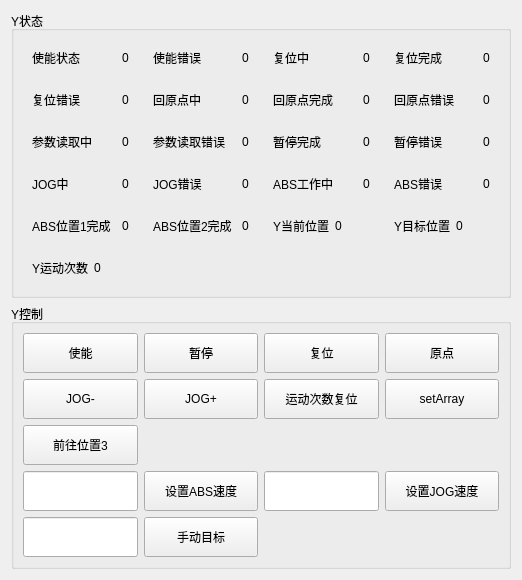
     <widget class="QWidget" name="YInfo">
      <layout class="QVBoxLayout" name="verticalLayout_6">
       <item>
        <widget class="QGroupBox" name="groupBox_6">
         <property name="sizePolicy">
          <sizepolicy hsizetype="Preferred" vsizetype="Fixed">
           <horstretch>0</horstretch>
           <verstretch>0</verstretch>
          </sizepolicy>
         </property>
         <property name="title">
          <string>Y状态</string>
         </property>
         <layout class="QGridLayout" name="gridLayout_2">
          <item row="0" column="0">
           <widget class="QWidget" name="widget_46" native="true">
            <layout class="QHBoxLayout" name="horizontalLayout_46">
             <item>
              <widget class="QLabel" name="label_2">
               <property name="text">
                <string>使能状态</string>
               </property>
              </widget>
             </item>
             <item>
              <widget class="QLabel" name="Y_PowerOn_Status">
               <property name="sizePolicy">
                <sizepolicy hsizetype="Fixed" vsizetype="Preferred">
                 <horstretch>0</horstretch>
                 <verstretch>0</verstretch>
                </sizepolicy>
               </property>
               <property name="text">
                <string>0</string>
               </property>
              </widget>
             </item>
            </layout>
           </widget>
          </item>
          <item row="0" column="1">
           <widget class="QWidget" name="widget_47" native="true">
            <layout class="QHBoxLayout" name="horizontalLayout_47">
             <item>
              <widget class="QLabel" name="label_10">
               <property name="text">
                <string>使能错误</string>
               </property>
              </widget>
             </item>
             <item>
              <widget class="QLabel" name="Y_PowerOn_Error">
               <property name="sizePolicy">
                <sizepolicy hsizetype="Fixed" vsizetype="Preferred">
                 <horstretch>0</horstretch>
                 <verstretch>0</verstretch>
                </sizepolicy>
               </property>
               <property name="text">
                <string>0</string>
               </property>
              </widget>
             </item>
            </layout>
           </widget>
          </item>
          <item row="1" column="0">
           <widget class="QWidget" name="widget_49" native="true">
            <layout class="QHBoxLayout" name="horizontalLayout_49">
             <item>
              <widget class="QLabel" name="label_35">
               <property name="text">
                <string>复位错误</string>
               </property>
              </widget>
             </item>
             <item>
              <widget class="QLabel" name="Y_Reset_Error">
               <property name="sizePolicy">
                <sizepolicy hsizetype="Fixed" vsizetype="Preferred">
                 <horstretch>0</horstretch>
                 <verstretch>0</verstretch>
                </sizepolicy>
               </property>
               <property name="text">
                <string>0</string>
               </property>
              </widget>
             </item>
            </layout>
           </widget>
          </item>
          <item row="0" column="2">
           <widget class="QWidget" name="widget_60" native="true">
            <layout class="QHBoxLayout" name="horizontalLayout_60">
             <item>
              <widget class="QLabel" name="label_16">
               <property name="text">
                <string>复位中</string>
               </property>
              </widget>
             </item>
             <item>
              <widget class="QLabel" name="Y_Reset_Busy">
               <property name="sizePolicy">
                <sizepolicy hsizetype="Fixed" vsizetype="Preferred">
                 <horstretch>0</horstretch>
                 <verstretch>0</verstretch>
                </sizepolicy>
               </property>
               <property name="text">
                <string>0</string>
               </property>
              </widget>
             </item>
            </layout>
           </widget>
          </item>
          <item row="0" column="3">
           <widget class="QWidget" name="widget_48" native="true">
            <layout class="QHBoxLayout" name="horizontalLayout_48">
             <item>
              <widget class="QLabel" name="label_18">
               <property name="text">
                <string>复位完成</string>
               </property>
              </widget>
             </item>
             <item>
              <widget class="QLabel" name="Y_Reset_Done">
               <property name="sizePolicy">
                <sizepolicy hsizetype="Fixed" vsizetype="Preferred">
                 <horstretch>0</horstretch>
                 <verstretch>0</verstretch>
                </sizepolicy>
               </property>
               <property name="text">
                <string>0</string>
               </property>
              </widget>
             </item>
            </layout>
           </widget>
          </item>
          <item row="1" column="2">
           <widget class="QWidget" name="widget_50" native="true">
            <layout class="QHBoxLayout" name="horizontalLayout_50">
             <item>
              <widget class="QLabel" name="label_29">
               <property name="text">
                <string>回原点完成</string>
               </property>
              </widget>
             </item>
             <item>
              <widget class="QLabel" name="Y_Home_Done">
               <property name="sizePolicy">
                <sizepolicy hsizetype="Fixed" vsizetype="Preferred">
                 <horstretch>0</horstretch>
                 <verstretch>0</verstretch>
                </sizepolicy>
               </property>
               <property name="text">
                <string>0</string>
               </property>
              </widget>
             </item>
            </layout>
           </widget>
          </item>
          <item row="1" column="3">
           <widget class="QWidget" name="widget_51" native="true">
            <layout class="QHBoxLayout" name="horizontalLayout_51">
             <item>
              <widget class="QLabel" name="label_31">
               <property name="text">
                <string>回原点错误</string>
               </property>
              </widget>
             </item>
             <item>
              <widget class="QLabel" name="Y_Home_Error">
               <property name="sizePolicy">
                <sizepolicy hsizetype="Fixed" vsizetype="Preferred">
                 <horstretch>0</horstretch>
                 <verstretch>0</verstretch>
                </sizepolicy>
               </property>
               <property name="text">
                <string>0</string>
               </property>
              </widget>
             </item>
            </layout>
           </widget>
          </item>
          <item row="1" column="1">
           <widget class="QWidget" name="widget_61" native="true">
            <layout class="QHBoxLayout" name="horizontalLayout_61">
             <item>
              <widget class="QLabel" name="label_33">
               <property name="text">
                <string>回原点中</string>
               </property>
              </widget>
             </item>
             <item>
              <widget class="QLabel" name="Y_Home_Busy">
               <property name="sizePolicy">
                <sizepolicy hsizetype="Fixed" vsizetype="Preferred">
                 <horstretch>0</horstretch>
                 <verstretch>0</verstretch>
                </sizepolicy>
               </property>
               <property name="text">
                <string>0</string>
               </property>
              </widget>
             </item>
            </layout>
           </widget>
          </item>
          <item row="2" column="1">
           <widget class="QWidget" name="widget_59" native="true">
            <layout class="QHBoxLayout" name="horizontalLayout_59">
             <item>
              <widget class="QLabel" name="label_12">
               <property name="text">
                <string>参数读取错误</string>
               </property>
              </widget>
             </item>
             <item>
              <widget class="QLabel" name="Y_Readparam_Err">
               <property name="sizePolicy">
                <sizepolicy hsizetype="Fixed" vsizetype="Preferred">
                 <horstretch>0</horstretch>
                 <verstretch>0</verstretch>
                </sizepolicy>
               </property>
               <property name="text">
                <string>0</string>
               </property>
              </widget>
             </item>
            </layout>
           </widget>
          </item>
          <item row="2" column="0">
           <widget class="QWidget" name="widget_58" native="true">
            <layout class="QHBoxLayout" name="horizontalLayout_58">
             <item>
              <widget class="QLabel" name="label_6">
               <property name="text">
                <string>参数读取中</string>
               </property>
              </widget>
             </item>
             <item>
              <widget class="QLabel" name="Y_Readparam_Vaild">
               <property name="sizePolicy">
                <sizepolicy hsizetype="Fixed" vsizetype="Preferred">
                 <horstretch>0</horstretch>
                 <verstretch>0</verstretch>
                </sizepolicy>
               </property>
               <property name="text">
                <string>0</string>
               </property>
              </widget>
             </item>
            </layout>
           </widget>
          </item>
          <item row="2" column="2">
           <widget class="QWidget" name="widget_56" native="true">
            <layout class="QHBoxLayout" name="horizontalLayout_56">
             <item>
              <widget class="QLabel" name="label_20">
               <property name="text">
                <string>暂停完成</string>
               </property>
              </widget>
             </item>
             <item>
              <widget class="QLabel" name="Y_Halt_Done">
               <property name="sizePolicy">
                <sizepolicy hsizetype="Fixed" vsizetype="Preferred">
                 <horstretch>0</horstretch>
                 <verstretch>0</verstretch>
                </sizepolicy>
               </property>
               <property name="text">
                <string>0</string>
               </property>
              </widget>
             </item>
            </layout>
           </widget>
          </item>
          <item row="3" column="2">
           <widget class="QWidget" name="widget_62" native="true">
            <layout class="QHBoxLayout" name="horizontalLayout_62">
             <item>
              <widget class="QLabel" name="label_24">
               <property name="text">
                <string>ABS工作中</string>
               </property>
              </widget>
             </item>
             <item>
              <widget class="QLabel" name="Y_ABS_Busy">
               <property name="sizePolicy">
                <sizepolicy hsizetype="Fixed" vsizetype="Preferred">
                 <horstretch>0</horstretch>
                 <verstretch>0</verstretch>
                </sizepolicy>
               </property>
               <property name="text">
                <string>0</string>
               </property>
              </widget>
             </item>
            </layout>
           </widget>
          </item>
          <item row="2" column="3">
           <widget class="QWidget" name="widget_57" native="true">
            <layout class="QHBoxLayout" name="horizontalLayout_57">
             <item>
              <widget class="QLabel" name="label_22">
               <property name="text">
                <string>暂停错误</string>
               </property>
              </widget>
             </item>
             <item>
              <widget class="QLabel" name="Y_Halt_Err">
               <property name="sizePolicy">
                <sizepolicy hsizetype="Fixed" vsizetype="Preferred">
                 <horstretch>0</horstretch>
                 <verstretch>0</verstretch>
                </sizepolicy>
               </property>
               <property name="text">
                <string>0</string>
               </property>
              </widget>
             </item>
            </layout>
           </widget>
          </item>
          <item row="3" column="1">
           <widget class="QWidget" name="widget_55" native="true">
            <layout class="QHBoxLayout" name="horizontalLayout_55">
             <item>
              <widget class="QLabel" name="label_27">
               <property name="text">
                <string>JOG错误</string>
               </property>
              </widget>
             </item>
             <item>
              <widget class="QLabel" name="Y_JOG_Error">
               <property name="sizePolicy">
                <sizepolicy hsizetype="Fixed" vsizetype="Preferred">
                 <horstretch>0</horstretch>
                 <verstretch>0</verstretch>
                </sizepolicy>
               </property>
               <property name="text">
                <string>0</string>
               </property>
              </widget>
             </item>
            </layout>
           </widget>
          </item>
          <item row="3" column="0">
           <widget class="QWidget" name="widget_54" native="true">
            <layout class="QHBoxLayout" name="horizontalLayout_54">
             <item>
              <widget class="QLabel" name="label_14">
               <property name="text">
                <string>JOG中</string>
               </property>
              </widget>
             </item>
             <item>
              <widget class="QLabel" name="Y_JOG_inVelocity">
               <property name="sizePolicy">
                <sizepolicy hsizetype="Fixed" vsizetype="Preferred">
                 <horstretch>0</horstretch>
                 <verstretch>0</verstretch>
                </sizepolicy>
               </property>
               <property name="text">
                <string>0</string>
               </property>
              </widget>
             </item>
            </layout>
           </widget>
          </item>
          <item row="4" column="1">
           <widget class="QWidget" name="widget_64" native="true">
            <layout class="QHBoxLayout" name="horizontalLayout_64">
             <item>
              <widget class="QLabel" name="label_84">
               <property name="text">
                <string>ABS位置2完成</string>
               </property>
              </widget>
             </item>
             <item>
              <widget class="QLabel" name="Y_ABS_Done2">
               <property name="sizePolicy">
                <sizepolicy hsizetype="Fixed" vsizetype="Preferred">
                 <horstretch>0</horstretch>
                 <verstretch>0</verstretch>
                </sizepolicy>
               </property>
               <property name="text">
                <string>0</string>
               </property>
              </widget>
             </item>
            </layout>
           </widget>
          </item>
          <item row="3" column="3">
           <widget class="QWidget" name="widget_53" native="true">
            <layout class="QHBoxLayout" name="horizontalLayout_53">
             <item>
              <widget class="QLabel" name="label_8">
               <property name="text">
                <string>ABS错误</string>
               </property>
              </widget>
             </item>
             <item>
              <widget class="QLabel" name="Y_ABS_Error">
               <property name="sizePolicy">
                <sizepolicy hsizetype="Fixed" vsizetype="Preferred">
                 <horstretch>0</horstretch>
                 <verstretch>0</verstretch>
                </sizepolicy>
               </property>
               <property name="text">
                <string>0</string>
               </property>
              </widget>
             </item>
            </layout>
           </widget>
          </item>
          <item row="4" column="0">
           <widget class="QWidget" name="widget_52" native="true">
            <layout class="QHBoxLayout" name="horizontalLayout_52">
             <item>
              <widget class="QLabel" name="label_4">
               <property name="text">
                <string>ABS位置1完成</string>
               </property>
              </widget>
             </item>
             <item>
              <widget class="QLabel" name="Y_ABS_Done">
               <property name="sizePolicy">
                <sizepolicy hsizetype="Fixed" vsizetype="Preferred">
                 <horstretch>0</horstretch>
                 <verstretch>0</verstretch>
                </sizepolicy>
               </property>
               <property name="text">
                <string>0</string>
               </property>
              </widget>
             </item>
            </layout>
           </widget>
          </item>
          <item row="4" column="2">
           <widget class="QWidget" name="widget_31" native="true">
            <layout class="QHBoxLayout" name="horizontalLayout_33">
             <item>
              <widget class="QLabel" name="label_49">
               <property name="text">
                <string>Y当前位置</string>
               </property>
              </widget>
             </item>
             <item>
              <widget class="QLabel" name="Y_ActualPosition">
               <property name="sizePolicy">
                <sizepolicy hsizetype="Preferred" vsizetype="Preferred">
                 <horstretch>0</horstretch>
                 <verstretch>0</verstretch>
                </sizepolicy>
               </property>
               <property name="text">
                <string>0</string>
               </property>
              </widget>
             </item>
            </layout>
           </widget>
          </item>
          <item row="4" column="3">
           <widget class="QWidget" name="widget_32" native="true">
            <layout class="QHBoxLayout" name="horizontalLayout_34">
             <item>
              <widget class="QLabel" name="label_50">
               <property name="text">
                <string>Y目标位置</string>
               </property>
              </widget>
             </item>
             <item>
              <widget class="QLabel" name="Y_TargetPosition">
               <property name="sizePolicy">
                <sizepolicy hsizetype="Preferred" vsizetype="Preferred">
                 <horstretch>0</horstretch>
                 <verstretch>0</verstretch>
                </sizepolicy>
               </property>
               <property name="text">
                <string>0</string>
               </property>
              </widget>
             </item>
            </layout>
           </widget>
          </item>
          <item row="5" column="0">
           <widget class="QWidget" name="widget_36" native="true">
            <layout class="QHBoxLayout" name="horizontalLayout_101">
             <item>
              <widget class="QLabel" name="label_54">
               <property name="text">
                <string>Y运动次数</string>
               </property>
              </widget>
             </item>
             <item>
              <widget class="QLabel" name="Y_Counter">
               <property name="sizePolicy">
                <sizepolicy hsizetype="Preferred" vsizetype="Preferred">
                 <horstretch>0</horstretch>
                 <verstretch>0</verstretch>
                </sizepolicy>
               </property>
               <property name="text">
                <string>0</string>
               </property>
              </widget>
             </item>
            </layout>
           </widget>
          </item>
         </layout>
        </widget>
       </item>
       <item>
        <widget class="QGroupBox" name="groupBox_2">
         <property name="sizePolicy">
          <sizepolicy hsizetype="Preferred" vsizetype="Preferred">
           <horstretch>0</horstretch>
           <verstretch>0</verstretch>
          </sizepolicy>
         </property>
         <property name="minimumSize">
          <size>
           <width>500</width>
           <height>230</height>
          </size>
         </property>
         <property name="title">
          <string>Y控制</string>
         </property>
         <layout class="QGridLayout" name="gridLayout_6">
          <item row="4" column="0">
           <widget class="QLineEdit" name="lineEdit_setABS_2">
            <property name="sizePolicy">
             <sizepolicy hsizetype="Preferred" vsizetype="Fixed">
              <horstretch>0</horstretch>
              <verstretch>0</verstretch>
             </sizepolicy>
            </property>
            <property name="minimumSize">
             <size>
              <width>0</width>
              <height>40</height>
             </size>
            </property>
           </widget>
          </item>
          <item row="4" column="1">
           <widget class="QPushButton" name="pushButton_setABS_2">
            <property name="sizePolicy">
             <sizepolicy hsizetype="Preferred" vsizetype="Fixed">
              <horstretch>0</horstretch>
              <verstretch>0</verstretch>
             </sizepolicy>
            </property>
            <property name="minimumSize">
             <size>
              <width>0</width>
              <height>40</height>
             </size>
            </property>
            <property name="text">
             <string>设置ABS速度</string>
            </property>
           </widget>
          </item>
          <item row="4" column="2">
           <widget class="QLineEdit" name="lineEdit_setJOG_2">
            <property name="sizePolicy">
             <sizepolicy hsizetype="Preferred" vsizetype="Fixed">
              <horstretch>0</horstretch>
              <verstretch>0</verstretch>
             </sizepolicy>
            </property>
            <property name="minimumSize">
             <size>
              <width>0</width>
              <height>40</height>
             </size>
            </property>
           </widget>
          </item>
          <item row="4" column="3">
           <widget class="QPushButton" name="pushButton_setJOG_2">
            <property name="sizePolicy">
             <sizepolicy hsizetype="Preferred" vsizetype="Fixed">
              <horstretch>0</horstretch>
              <verstretch>0</verstretch>
             </sizepolicy>
            </property>
            <property name="minimumSize">
             <size>
              <width>0</width>
              <height>40</height>
             </size>
            </property>
            <property name="text">
             <string>设置JOG速度</string>
            </property>
           </widget>
          </item>
          <item row="0" column="0">
           <widget class="QPushButton" name="pushButton_PowerOn_2">
            <property name="sizePolicy">
             <sizepolicy hsizetype="Preferred" vsizetype="Fixed">
              <horstretch>0</horstretch>
              <verstretch>0</verstretch>
             </sizepolicy>
            </property>
            <property name="minimumSize">
             <size>
              <width>0</width>
              <height>40</height>
             </size>
            </property>
            <property name="text">
             <string>使能</string>
            </property>
           </widget>
          </item>
          <item row="0" column="3">
           <widget class="QPushButton" name="pushButton_Home_2">
            <property name="sizePolicy">
             <sizepolicy hsizetype="Preferred" vsizetype="Fixed">
              <horstretch>0</horstretch>
              <verstretch>0</verstretch>
             </sizepolicy>
            </property>
            <property name="minimumSize">
             <size>
              <width>0</width>
              <height>40</height>
             </size>
            </property>
            <property name="text">
             <string>原点</string>
            </property>
           </widget>
          </item>
          <item row="2" column="0">
           <widget class="QPushButton" name="pushButton_JOGMinus_2">
            <property name="sizePolicy">
             <sizepolicy hsizetype="Preferred" vsizetype="Fixed">
              <horstretch>0</horstretch>
              <verstretch>0</verstretch>
             </sizepolicy>
            </property>
            <property name="minimumSize">
             <size>
              <width>0</width>
              <height>40</height>
             </size>
            </property>
            <property name="text">
             <string>JOG-</string>
            </property>
           </widget>
          </item>
          <item row="0" column="2">
           <widget class="QPushButton" name="pushButton_Reset_2">
            <property name="sizePolicy">
             <sizepolicy hsizetype="Preferred" vsizetype="Fixed">
              <horstretch>0</horstretch>
              <verstretch>0</verstretch>
             </sizepolicy>
            </property>
            <property name="minimumSize">
             <size>
              <width>0</width>
              <height>40</height>
             </size>
            </property>
            <property name="text">
             <string>复位</string>
            </property>
           </widget>
          </item>
          <item row="0" column="1">
           <widget class="QPushButton" name="pushButton_Pause_2">
            <property name="sizePolicy">
             <sizepolicy hsizetype="Preferred" vsizetype="Fixed">
              <horstretch>0</horstretch>
              <verstretch>0</verstretch>
             </sizepolicy>
            </property>
            <property name="minimumSize">
             <size>
              <width>0</width>
              <height>40</height>
             </size>
            </property>
            <property name="text">
             <string>暂停</string>
            </property>
           </widget>
          </item>
          <item row="2" column="1">
           <widget class="QPushButton" name="pushButton_JOGPlus_2">
            <property name="sizePolicy">
             <sizepolicy hsizetype="Preferred" vsizetype="Fixed">
              <horstretch>0</horstretch>
              <verstretch>0</verstretch>
             </sizepolicy>
            </property>
            <property name="minimumSize">
             <size>
              <width>0</width>
              <height>40</height>
             </size>
            </property>
            <property name="text">
             <string>JOG+</string>
            </property>
           </widget>
          </item>
          <item row="2" column="2">
           <widget class="QPushButton" name="btnY_Counter_Rst">
            <property name="sizePolicy">
             <sizepolicy hsizetype="Preferred" vsizetype="Fixed">
              <horstretch>0</horstretch>
              <verstretch>0</verstretch>
             </sizepolicy>
            </property>
            <property name="minimumSize">
             <size>
              <width>0</width>
              <height>40</height>
             </size>
            </property>
            <property name="text">
             <string>运动次数复位</string>
            </property>
           </widget>
          </item>
          <item row="2" column="3">
           <widget class="QPushButton" name="pushButton_setArray_2">
            <property name="sizePolicy">
             <sizepolicy hsizetype="Preferred" vsizetype="Fixed">
              <horstretch>0</horstretch>
              <verstretch>0</verstretch>
             </sizepolicy>
            </property>
            <property name="minimumSize">
             <size>
              <width>0</width>
              <height>40</height>
             </size>
            </property>
            <property name="text">
             <string>setArray</string>
            </property>
           </widget>
          </item>
          <item row="3" column="0">
           <widget class="QPushButton" name="btnY_ABS3_Manul">
            <property name="sizePolicy">
             <sizepolicy hsizetype="Preferred" vsizetype="Fixed">
              <horstretch>0</horstretch>
              <verstretch>0</verstretch>
             </sizepolicy>
            </property>
            <property name="minimumSize">
             <size>
              <width>0</width>
              <height>40</height>
             </size>
            </property>
            <property name="text">
             <string>前往位置3</string>
            </property>
           </widget>
          </item>
          <item row="5" column="0">
           <widget class="QLineEdit" name="Y_HMI_WritePosition">
            <property name="sizePolicy">
             <sizepolicy hsizetype="Preferred" vsizetype="Fixed">
              <horstretch>0</horstretch>
              <verstretch>0</verstretch>
             </sizepolicy>
            </property>
            <property name="minimumSize">
             <size>
              <width>0</width>
              <height>40</height>
             </size>
            </property>
           </widget>
          </item>
          <item row="5" column="1">
           <widget class="QPushButton" name="btnY_HMI_WritePosition">
            <property name="sizePolicy">
             <sizepolicy hsizetype="Preferred" vsizetype="Fixed">
              <horstretch>0</horstretch>
              <verstretch>0</verstretch>
             </sizepolicy>
            </property>
            <property name="minimumSize">
             <size>
              <width>0</width>
              <height>40</height>
             </size>
            </property>
            <property name="text">
             <string>手动目标</string>
            </property>
           </widget>
          </item>
         </layout>
        </widget>
       </item>
      </layout>
     </widget>
